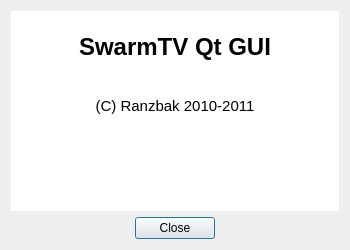
<?xml version="1.0" encoding="UTF-8"?>
<ui version="4.0">
 <class>helpDialog</class>
 <widget class="QDialog" name="helpDialog">
  <property name="enabled">
   <bool>true</bool>
  </property>
  <property name="geometry">
   <rect>
    <x>0</x>
    <y>0</y>
    <width>350</width>
    <height>250</height>
   </rect>
  </property>
  <property name="sizePolicy">
   <sizepolicy hsizetype="Fixed" vsizetype="Fixed">
    <horstretch>0</horstretch>
    <verstretch>0</verstretch>
   </sizepolicy>
  </property>
  <property name="windowTitle">
   <string>SwarmTv About</string>
  </property>
  <property name="windowIcon">
   <iconset resource="swarmtvqtresources.qrc">
    <normaloff>:/swarmtv/mainlogo/resources/swarmtv_logo.png</normaloff>:/swarmtv/mainlogo/resources/swarmtv_logo.png</iconset>
  </property>
  <layout class="QGridLayout" name="gridLayout">
   <item row="0" column="0">
    <layout class="QVBoxLayout" name="verticalLayout">
     <item>
      <widget class="QTextEdit" name="textEdit">
       <property name="acceptDrops">
        <bool>false</bool>
       </property>
       <property name="autoFillBackground">
        <bool>false</bool>
       </property>
       <property name="styleSheet">
        <string notr="true"/>
       </property>
       <property name="frameShape">
        <enum>QFrame::NoFrame</enum>
       </property>
       <property name="frameShadow">
        <enum>QFrame::Plain</enum>
       </property>
       <property name="undoRedoEnabled">
        <bool>false</bool>
       </property>
       <property name="html">
        <string>&lt;!DOCTYPE HTML PUBLIC &quot;-//W3C//DTD HTML 4.0//EN&quot; &quot;http://www.w3.org/TR/REC-html40/strict.dtd&quot;&gt;
&lt;html&gt;&lt;head&gt;&lt;meta name=&quot;qrichtext&quot; content=&quot;1&quot; /&gt;&lt;style type=&quot;text/css&quot;&gt;
p, li { white-space: pre-wrap; }
&lt;/style&gt;&lt;/head&gt;&lt;body style=&quot; font-family:'Ubuntu'; font-size:11pt; font-weight:400; font-style:normal;&quot;&gt;
&lt;p align=&quot;center&quot; style=&quot;-qt-paragraph-type:empty; margin-top:0px; margin-bottom:0px; margin-left:0px; margin-right:0px; -qt-block-indent:0; text-indent:0px;&quot;&gt;&lt;/p&gt;
&lt;p align=&quot;center&quot; style=&quot; margin-top:0px; margin-bottom:0px; margin-left:0px; margin-right:0px; -qt-block-indent:0; text-indent:0px;&quot;&gt;&lt;span style=&quot; font-size:18pt; font-weight:600;&quot;&gt;SwarmTV Qt GUI&lt;/span&gt;&lt;/p&gt;
&lt;p align=&quot;center&quot; style=&quot; margin-top:0px; margin-bottom:0px; margin-left:0px; margin-right:0px; -qt-block-indent:0; text-indent:0px;&quot;&gt;&lt;img src=&quot;:/swarmtv/mainlogo/resources/swarmtv_logo.png&quot; width=&quot;100&quot; height=&quot;100&quot; /&gt;&lt;/p&gt;
&lt;p align=&quot;center&quot; style=&quot;-qt-paragraph-type:empty; margin-top:0px; margin-bottom:0px; margin-left:0px; margin-right:0px; -qt-block-indent:0; text-indent:0px;&quot;&gt;&lt;/p&gt;
&lt;p align=&quot;center&quot; style=&quot; margin-top:0px; margin-bottom:0px; margin-left:0px; margin-right:0px; -qt-block-indent:0; text-indent:0px;&quot;&gt;(C) Ranzbak 2010-2011&lt;/p&gt;&lt;/body&gt;&lt;/html&gt;</string>
       </property>
       <property name="textInteractionFlags">
        <set>Qt::NoTextInteraction</set>
       </property>
      </widget>
     </item>
     <item>
      <layout class="QHBoxLayout" name="horizontalLayout">
       <item>
        <spacer name="horizontalSpacer">
         <property name="orientation">
          <enum>Qt::Horizontal</enum>
         </property>
         <property name="sizeHint" stdset="0">
          <size>
           <width>40</width>
           <height>20</height>
          </size>
         </property>
        </spacer>
       </item>
       <item>
        <widget class="QPushButton" name="closePushButton">
         <property name="text">
          <string>Close</string>
         </property>
        </widget>
       </item>
       <item>
        <spacer name="horizontalSpacer_2">
         <property name="orientation">
          <enum>Qt::Horizontal</enum>
         </property>
         <property name="sizeHint" stdset="0">
          <size>
           <width>40</width>
           <height>20</height>
          </size>
         </property>
        </spacer>
       </item>
      </layout>
     </item>
    </layout>
   </item>
  </layout>
 </widget>
 <resources>
  <include location="swarmtvqtresources.qrc"/>
 </resources>
 <connections>
  <connection>
   <sender>closePushButton</sender>
   <signal>clicked()</signal>
   <receiver>helpDialog</receiver>
   <slot>close()</slot>
   <hints>
    <hint type="sourcelabel">
     <x>200</x>
     <y>275</y>
    </hint>
    <hint type="destinationlabel">
     <x>199</x>
     <y>149</y>
    </hint>
   </hints>
  </connection>
 </connections>
</ui>
